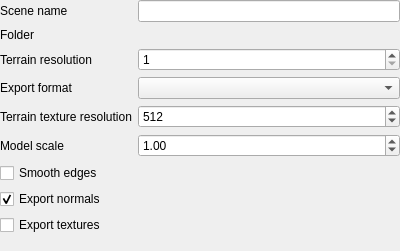
<?xml version="1.0" encoding="UTF-8"?>
<ui version="4.0">
 <class>Map3DExportWidget</class>
 <widget class="QWidget" name="Map3DExportWidget">
  <property name="geometry">
   <rect>
    <x>0</x>
    <y>0</y>
    <width>400</width>
    <height>251</height>
   </rect>
  </property>
  <layout class="QGridLayout" name="gridLayout_2">
   <property name="leftMargin">
    <number>0</number>
   </property>
   <property name="topMargin">
    <number>0</number>
   </property>
   <property name="rightMargin">
    <number>0</number>
   </property>
   <property name="bottomMargin">
    <number>0</number>
   </property>
   <item row="0" column="0">
    <layout class="QGridLayout" name="gridLayout">
     <item row="3" column="0">
      <widget class="QLabel" name="exportFormatLabel">
       <property name="text">
        <string>Export format</string>
       </property>
      </widget>
     </item>
     <item row="3" column="1" colspan="2">
      <widget class="QComboBox" name="exportFormatComboxBox"/>
     </item>
     <item row="4" column="1" colspan="2">
      <widget class="QgsSpinBox" name="terrainTextureResolutionSpinBox">
       <property name="minimum">
        <number>16</number>
       </property>
       <property name="maximum">
        <number>4096</number>
       </property>
       <property name="value">
        <number>512</number>
       </property>
      </widget>
     </item>
     <item row="6" column="0" colspan="3">
      <widget class="QCheckBox" name="smoothEdgesCheckBox">
       <property name="text">
        <string>Smooth edges</string>
       </property>
      </widget>
     </item>
     <item row="1" column="0">
      <widget class="QLabel" name="folderLAbel">
       <property name="text">
        <string>Folder</string>
       </property>
      </widget>
     </item>
     <item row="4" column="0">
      <widget class="QLabel" name="label_2">
       <property name="text">
        <string>Terrain texture resolution</string>
       </property>
      </widget>
     </item>
     <item row="0" column="0">
      <widget class="QLabel" name="sceneNameLabel">
       <property name="text">
        <string>Scene name</string>
       </property>
      </widget>
     </item>
     <item row="1" column="1" colspan="2">
      <widget class="QgsFileWidget" name="selectFolderWidget" native="true"/>
     </item>
     <item row="9" column="1">
      <spacer name="verticalSpacer">
       <property name="orientation">
        <enum>Qt::Vertical</enum>
       </property>
       <property name="sizeHint" stdset="0">
        <size>
         <width>20</width>
         <height>40</height>
        </size>
       </property>
      </spacer>
     </item>
     <item row="8" column="0" colspan="3">
      <widget class="QCheckBox" name="exportTexturesCheckBox">
       <property name="text">
        <string>Export textures</string>
       </property>
      </widget>
     </item>
     <item row="2" column="1" colspan="2">
      <widget class="QgsSpinBox" name="terrainResolutionSpinBox">
       <property name="minimum">
        <number>1</number>
       </property>
       <property name="maximum">
        <number>4096</number>
       </property>
       <property name="value">
        <number>1</number>
       </property>
      </widget>
     </item>
     <item row="7" column="0" colspan="3">
      <widget class="QCheckBox" name="exportNormalsCheckBox">
       <property name="text">
        <string>Export normals</string>
       </property>
       <property name="checked">
        <bool>true</bool>
       </property>
       <property name="autoRepeat">
        <bool>false</bool>
       </property>
      </widget>
     </item>
     <item row="2" column="0">
      <widget class="QLabel" name="label">
       <property name="text">
        <string>Terrain resolution</string>
       </property>
      </widget>
     </item>
     <item row="0" column="1" colspan="2">
      <widget class="QLineEdit" name="sceneNameLineEdit"/>
     </item>
     <item row="5" column="1" colspan="2">
      <widget class="QgsDoubleSpinBox" name="scaleSpinBox">
       <property name="minimum">
        <double>0.100000000000000</double>
       </property>
       <property name="singleStep">
        <double>0.100000000000000</double>
       </property>
       <property name="value">
        <double>1.000000000000000</double>
       </property>
      </widget>
     </item>
     <item row="5" column="0">
      <widget class="QLabel" name="label_3">
       <property name="text">
        <string>Model scale</string>
       </property>
      </widget>
     </item>
    </layout>
   </item>
  </layout>
 </widget>
 <customwidgets>
  <customwidget>
   <class>QgsDoubleSpinBox</class>
   <extends>QDoubleSpinBox</extends>
   <header>qgsdoublespinbox.h</header>
  </customwidget>
  <customwidget>
   <class>QgsFileWidget</class>
   <extends>QWidget</extends>
   <header>qgsfilewidget.h</header>
   <container>1</container>
  </customwidget>
  <customwidget>
   <class>QgsSpinBox</class>
   <extends>QSpinBox</extends>
   <header>qgsspinbox.h</header>
  </customwidget>
 </customwidgets>
 <tabstops>
  <tabstop>sceneNameLineEdit</tabstop>
  <tabstop>terrainResolutionSpinBox</tabstop>
  <tabstop>terrainTextureResolutionSpinBox</tabstop>
  <tabstop>scaleSpinBox</tabstop>
  <tabstop>smoothEdgesCheckBox</tabstop>
  <tabstop>exportNormalsCheckBox</tabstop>
  <tabstop>exportTexturesCheckBox</tabstop>
 </tabstops>
 <resources/>
 <connections/>
</ui>
